Frame 1 (no input): blank canvas, image omitted
Frame 60 (the mouse pressed at the canvas centre just before this capture): blank canvas, image omitted
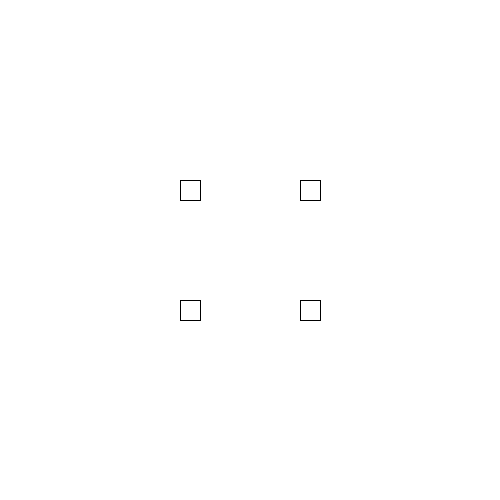
Frame 120 (the mouse held since frame 60 and released just before this capture)

The Processing sketch whose frames 1 and 60 were blank and that drew this single picture after the mouse press (run headless with seeded random() and noise(); from frame 60 on, the mouse is pressed at the canvas centre):

// Processing sketch: Mouse_explode
// ── Mouse_explode.pde
void setup() {
  size(500,500);
  rectMode(CENTER);
}

void draw() {
  background(255);
  rect(mouseX-60, mouseY-60,20,20);
  rect(mouseX+60, mouseY-60,20,20);
  rect(mouseX-60, mouseY+60,20,20);
  rect(mouseX+60, mouseY+60,20,20);
  
}
